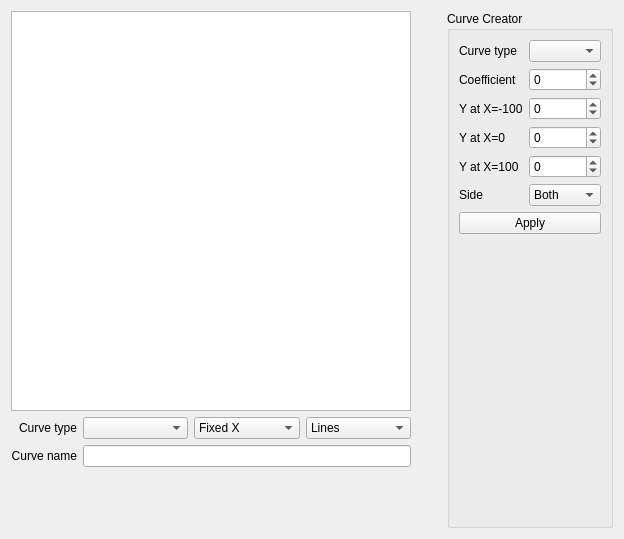
<?xml version="1.0" encoding="UTF-8"?>
<ui version="4.0">
 <class>Curves</class>
 <widget class="QWidget" name="Curves">
  <property name="geometry">
   <rect>
    <x>0</x>
    <y>0</y>
    <width>624</width>
    <height>539</height>
   </rect>
  </property>
  <property name="windowTitle">
   <string/>
  </property>
  <layout class="QHBoxLayout" name="horizontalLayout">
   <item>
    <layout class="QGridLayout" name="curvesLayout"/>
   </item>
   <item>
    <layout class="QVBoxLayout" name="verticalLayout_1">
     <property name="rightMargin">
      <number>10</number>
     </property>
     <item>
      <widget class="QGraphicsView" name="curvePreview">
       <property name="sizePolicy">
        <sizepolicy hsizetype="Fixed" vsizetype="Fixed">
         <horstretch>0</horstretch>
         <verstretch>0</verstretch>
        </sizepolicy>
       </property>
       <property name="minimumSize">
        <size>
         <width>400</width>
         <height>400</height>
        </size>
       </property>
       <property name="alignment">
        <set>Qt::AlignCenter</set>
       </property>
      </widget>
     </item>
     <item>
      <layout class="QGridLayout" name="gridLayout">
       <item row="1" column="0">
        <widget class="QLabel" name="curveNameLabel">
         <property name="text">
          <string>Curve name</string>
         </property>
         <property name="alignment">
          <set>Qt::AlignRight|Qt::AlignTrailing|Qt::AlignVCenter</set>
         </property>
        </widget>
       </item>
       <item row="0" column="1">
        <layout class="QHBoxLayout" name="horizontalLayout_2" stretch="0,0,0">
         <property name="rightMargin">
          <number>0</number>
         </property>
         <item>
          <widget class="QComboBox" name="curvePoints"/>
         </item>
         <item>
          <widget class="QComboBox" name="curveCustom">
           <item>
            <property name="text">
             <string>Fixed X</string>
            </property>
           </item>
           <item>
            <property name="text">
             <string>Custom X</string>
            </property>
           </item>
          </widget>
         </item>
         <item>
          <widget class="QComboBox" name="curveSmooth">
           <item>
            <property name="text">
             <string>Lines</string>
            </property>
           </item>
           <item>
            <property name="text">
             <string>Smooth</string>
            </property>
           </item>
          </widget>
         </item>
        </layout>
       </item>
       <item row="1" column="1">
        <widget class="QLineEdit" name="curveName">
         <property name="maxLength">
          <number>6</number>
         </property>
        </widget>
       </item>
       <item row="0" column="0">
        <widget class="QLabel" name="curveTypeLabel">
         <property name="text">
          <string>Curve type</string>
         </property>
         <property name="alignment">
          <set>Qt::AlignRight|Qt::AlignTrailing|Qt::AlignVCenter</set>
         </property>
        </widget>
       </item>
       <item row="2" column="1">
        <spacer name="verticalSpacer">
         <property name="orientation">
          <enum>Qt::Vertical</enum>
         </property>
         <property name="sizeHint" stdset="0">
          <size>
           <width>20</width>
           <height>40</height>
          </size>
         </property>
        </spacer>
       </item>
      </layout>
     </item>
    </layout>
   </item>
   <item>
    <layout class="QGridLayout" name="curvesLayout2"/>
   </item>
   <item>
    <layout class="QVBoxLayout" name="verticalLayout_2">
     <item>
      <layout class="QGridLayout" name="pointsLayout">
       <property name="horizontalSpacing">
        <number>0</number>
       </property>
       <property name="verticalSpacing">
        <number>2</number>
       </property>
       <property name="topMargin">
        <number>0</number>
       </property>
       <property name="bottomMargin">
        <number>0</number>
       </property>
      </layout>
     </item>
     <item>
      <spacer name="verticalSpacer_2">
       <property name="orientation">
        <enum>Qt::Vertical</enum>
       </property>
       <property name="sizeHint" stdset="0">
        <size>
         <width>20</width>
         <height>40</height>
        </size>
       </property>
      </spacer>
     </item>
    </layout>
   </item>
   <item>
    <widget class="QGroupBox" name="curveCreator">
     <property name="font">
      <font>
       <weight>50</weight>
       <bold>false</bold>
      </font>
     </property>
     <property name="autoFillBackground">
      <bool>false</bool>
     </property>
     <property name="title">
      <string>Curve Creator</string>
     </property>
     <layout class="QGridLayout" name="gridLayout_76" rowstretch="0,0,0,0,0,0,0,0">
      <item row="0" column="1" colspan="3">
       <widget class="QComboBox" name="curveType"/>
      </item>
      <item row="3" column="0">
       <widget class="QLabel" name="yMidLabel">
        <property name="text">
         <string>Y at X=0</string>
        </property>
       </widget>
      </item>
      <item row="4" column="1" colspan="3">
       <widget class="QSpinBox" name="yMax">
        <property name="sizePolicy">
         <sizepolicy hsizetype="MinimumExpanding" vsizetype="Fixed">
          <horstretch>0</horstretch>
          <verstretch>0</verstretch>
         </sizepolicy>
        </property>
        <property name="minimum">
         <number>-100</number>
        </property>
        <property name="maximum">
         <number>100</number>
        </property>
       </widget>
      </item>
      <item row="4" column="0">
       <widget class="QLabel" name="yMaxLabel">
        <property name="text">
         <string>Y at X=100</string>
        </property>
       </widget>
      </item>
      <item row="1" column="1" colspan="3">
       <widget class="QSpinBox" name="curveCoeff">
        <property name="sizePolicy">
         <sizepolicy hsizetype="MinimumExpanding" vsizetype="Fixed">
          <horstretch>0</horstretch>
          <verstretch>0</verstretch>
         </sizepolicy>
        </property>
        <property name="minimum">
         <number>-100</number>
        </property>
        <property name="maximum">
         <number>100</number>
        </property>
       </widget>
      </item>
      <item row="5" column="1" colspan="3">
       <widget class="QComboBox" name="curveSide">
        <item>
         <property name="text">
          <string>Both</string>
         </property>
        </item>
        <item>
         <property name="text">
          <string>x&gt;0</string>
         </property>
        </item>
        <item>
         <property name="text">
          <string>x&lt;0</string>
         </property>
        </item>
       </widget>
      </item>
      <item row="2" column="1" colspan="3">
       <widget class="QSpinBox" name="yMin">
        <property name="sizePolicy">
         <sizepolicy hsizetype="MinimumExpanding" vsizetype="Fixed">
          <horstretch>0</horstretch>
          <verstretch>0</verstretch>
         </sizepolicy>
        </property>
        <property name="minimum">
         <number>-100</number>
        </property>
        <property name="maximum">
         <number>100</number>
        </property>
       </widget>
      </item>
      <item row="6" column="0" colspan="4">
       <widget class="QPushButton" name="curveApply">
        <property name="text">
         <string>Apply</string>
        </property>
       </widget>
      </item>
      <item row="5" column="0">
       <widget class="QLabel" name="curveSideLabel">
        <property name="text">
         <string>Side</string>
        </property>
       </widget>
      </item>
      <item row="7" column="0">
       <spacer name="verticalSpacer_3">
        <property name="orientation">
         <enum>Qt::Vertical</enum>
        </property>
        <property name="sizeHint" stdset="0">
         <size>
          <width>20</width>
          <height>40</height>
         </size>
        </property>
       </spacer>
      </item>
      <item row="3" column="1" colspan="3">
       <widget class="QSpinBox" name="yMid">
        <property name="sizePolicy">
         <sizepolicy hsizetype="MinimumExpanding" vsizetype="Fixed">
          <horstretch>0</horstretch>
          <verstretch>0</verstretch>
         </sizepolicy>
        </property>
        <property name="minimum">
         <number>-100</number>
        </property>
        <property name="maximum">
         <number>100</number>
        </property>
       </widget>
      </item>
      <item row="0" column="0">
       <widget class="QLabel" name="curveTypeLabel_2">
        <property name="text">
         <string>Curve type</string>
        </property>
       </widget>
      </item>
      <item row="2" column="0">
       <widget class="QLabel" name="yMinLabel">
        <property name="text">
         <string>Y at X=-100</string>
        </property>
       </widget>
      </item>
      <item row="1" column="0">
       <widget class="QLabel" name="curveCoeffLabel">
        <property name="text">
         <string>Coefficient</string>
        </property>
       </widget>
      </item>
     </layout>
    </widget>
   </item>
   <item>
    <spacer name="horizontalSpacer">
     <property name="orientation">
      <enum>Qt::Horizontal</enum>
     </property>
     <property name="sizeHint" stdset="0">
      <size>
       <width>10</width>
       <height>20</height>
      </size>
     </property>
    </spacer>
   </item>
  </layout>
 </widget>
 <tabstops>
  <tabstop>curvePreview</tabstop>
  <tabstop>curvePoints</tabstop>
  <tabstop>curveCustom</tabstop>
  <tabstop>curveSmooth</tabstop>
  <tabstop>curveName</tabstop>
  <tabstop>curveType</tabstop>
  <tabstop>curveCoeff</tabstop>
  <tabstop>yMin</tabstop>
  <tabstop>yMid</tabstop>
  <tabstop>yMax</tabstop>
  <tabstop>curveSide</tabstop>
  <tabstop>curveApply</tabstop>
 </tabstops>
 <resources/>
 <connections/>
</ui>
